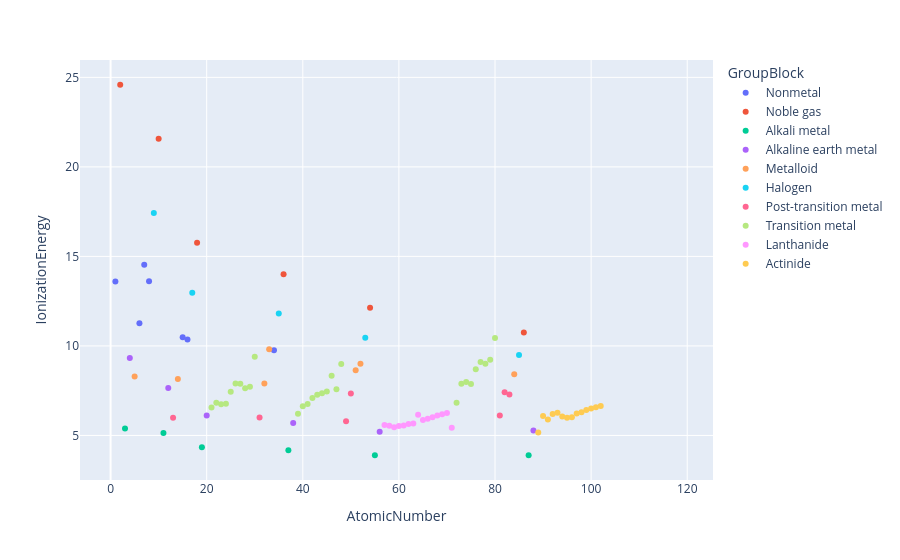

The cell this chart's notebook holds for it:
### Markdown cell above
Plotly allows you to set the color of your markers based on the value in another column. In the cell below, we color the points based on their block.

### Code cell
fig = px.scatter(df, x="AtomicNumber", y="IonizationEnergy", color="GroupBlock")
fig.show()

### Figure 1 — Plotly figure (JSON) as saved in the notebook; plotly's stock layout.template omitted (floating-point values rounded to 4 significant figures)
{"data": [{"hovertemplate": "GroupBlock=Nonmetal<br>AtomicNumber=%{x}<br>IonizationEnergy=%{y}<extra></extra>", "legendgroup": "Nonmetal", "marker": {"color": "#636efa", "symbol": "circle"}, "mode": "markers", "name": "Nonmetal", "orientation": "v", "showlegend": true, "type": "scatter", "x": [1, 6, 7, 8, 15, 16, 34], "xaxis": "x", "y": [13.6, 11.26, 14.53, 13.62, 10.49, 10.36, 9.752], "yaxis": "y"}, {"hovertemplate": "GroupBlock=Noble gas<br>AtomicNumber=%{x}<br>IonizationEnergy=%{y}<extra></extra>", "legendgroup": "Noble gas", "marker": {"color": "#EF553B", "symbol": "circle"}, "mode": "markers", "name": "Noble gas", "orientation": "v", "showlegend": true, "type": "scatter", "x": [2, 10, 18, 36, 54, 86, 118], "xaxis": "x", "y": [24.59, 21.57, 15.76, 14.0, 12.13, 10.74, NaN], "yaxis": "y"}, {"hovertemplate": "GroupBlock=Alkali metal<br>AtomicNumber=%{x}<br>IonizationEnergy=%{y}<extra></extra>", "legendgroup": "Alkali metal", "marker": {"color": "#00cc96", "symbol": "circle"}, "mode": "markers", "name": "Alkali metal", "orientation": "v", "showlegend": true, "type": "scatter", "x": [3, 11, 19, 37, 55, 87], "xaxis": "x", "y": [5.392, 5.139, 4.341, 4.177, 3.894, 3.9], "yaxis": "y"}, {"hovertemplate": "GroupBlock=Alkaline earth metal<br>AtomicNumber=%{x}<br>IonizationEnergy=%{y}<extra></extra>", "legendgroup": "Alkaline earth metal", "marker": {"color": "#ab63fa", "symbol": "circle"}, "mode": "markers", "name": "Alkaline earth metal", "orientation": "v", "showlegend": true, "type": "scatter", "x": [4, 12, 20, 38, 56, 88], "xaxis": "x", "y": [9.323, 7.646, 6.113, 5.695, 5.212, 5.279], "yaxis": "y"}, {"hovertemplate": "GroupBlock=Metalloid<br>AtomicNumber=%{x}<br>IonizationEnergy=%{y}<extra></extra>", "legendgroup": "Metalloid", "marker": {"color": "#FFA15A", "symbol": "circle"}, "mode": "markers", "name": "Metalloid", "orientation": "v", "showlegend": true, "type": "scatter", "x": [5, 14, 32, 33, 51, 52, 84], "xaxis": "x", "y": [8.298, 8.152, 7.9, 9.815, 8.64, 9.01, 8.417], "yaxis": "y"}, {"hovertemplate": "GroupBlock=Halogen<br>AtomicNumber=%{x}<br>IonizationEnergy=%{y}<extra></extra>", "legendgroup": "Halogen", "marker": {"color": "#19d3f3", "symbol": "circle"}, "mode": "markers", "name": "Halogen", "orientation": "v", "showlegend": true, "type": "scatter", "x": [9, 17, 35, 53, 85, 117], "xaxis": "x", "y": [17.42, 12.97, 11.81, 10.45, 9.5, NaN], "yaxis": "y"}, {"hovertemplate": "GroupBlock=Post-transition metal<br>AtomicNumber=%{x}<br>IonizationEnergy=%{y}<extra></extra>", "legendgroup": "Post-transition metal", "marker": {"color": "#FF6692", "symbol": "circle"}, "mode": "markers", "name": "Post-transition metal", "orientation": "v", "showlegend": true, "type": "scatter", "x": [13, 31, 49, 50, 81, 82, 83, 113, 114, 115, 116], "xaxis": "x", "y": [5.986, 5.999, 5.786, 7.344, 6.108, 7.417, 7.289, NaN, NaN, NaN, NaN], "yaxis": "y"}, {"hovertemplate": "GroupBlock=Transition metal<br>AtomicNumber=%{x}<br>IonizationEnergy=%{y}<extra></extra>", "legendgroup": "Transition metal", "marker": {"color": "#B6E880", "symbol": "circle"}, "mode": "markers", "name": "Transition metal", "orientation": "v", "showlegend": true, "type": "scatter", "x": [21, 22, 23, 24, 25, 26, 27, 28, 29, 30, 39, 40, 41, 42, 43, 44, 45, 46, 47, 48, 72, 73, 74, 75, 76, 77, 78, 79, 80, 104, 105, 106, 107, 108, 109, 110, 111, 112], "xaxis": "x", "y": [6.561, 6.828, 6.746, 6.767, 7.434, 7.902, 7.881, 7.64, 7.726, 9.394, 6.217, 6.634, 6.759, 7.092, 7.28, 7.361, 7.459, 8.337, 7.576, 8.994, 6.825, 7.89, 7.98, 7.88, 8.7, 9.1, 9.0, 9.226, 10.44, NaN, NaN, NaN, NaN, NaN, NaN, NaN, NaN, NaN], "yaxis": "y"}, {"hovertemplate": "GroupBlock=Lanthanide<br>AtomicNumber=%{x}<br>IonizationEnergy=%{y}<extra></extra>", "legendgroup": "Lanthanide", "marker": {"color": "#FF97FF", "symbol": "circle"}, "mode": "markers", "name": "Lanthanide", "orientation": "v", "showlegend": true, "type": "scatter", "x": [57, 58, 59, 60, 61, 62, 63, 64, 65, 66, 67, 68, 69, 70, 71], "xaxis": "x", "y": [5.577, 5.539, 5.464, 5.525, 5.55, 5.644, 5.67, 6.15, 5.864, 5.939, 6.022, 6.108, 6.184, 6.254, 5.426], "yaxis": "y"}, {"hovertemplate": "GroupBlock=Actinide<br>AtomicNumber=%{x}<br>IonizationEnergy=%{y}<extra></extra>", "legendgroup": "Actinide", "marker": {"color": "#FECB52", "symbol": "circle"}, "mode": "markers", "name": "Actinide", "orientation": "v", "showlegend": true, "type": "scatter", "x": [89, 90, 91, 92, 93, 94, 95, 96, 97, 98, 99, 100, 101, 102, 103], "xaxis": "x", "y": [5.17, 6.08, 5.89, 6.194, 6.266, 6.06, 5.993, 6.02, 6.23, 6.3, 6.42, 6.5, 6.58, 6.65, NaN], "yaxis": "y"}], "layout": {"legend": {"title": {"text": "GroupBlock"}, "tracegroupgap": 0}, "margin": {"t": 60}, "xaxis": {"anchor": "y", "domain": [0.0, 1.0], "title": {"text": "AtomicNumber"}}, "yaxis": {"anchor": "x", "domain": [0.0, 1.0], "title": {"text": "IonizationEnergy"}}}}
